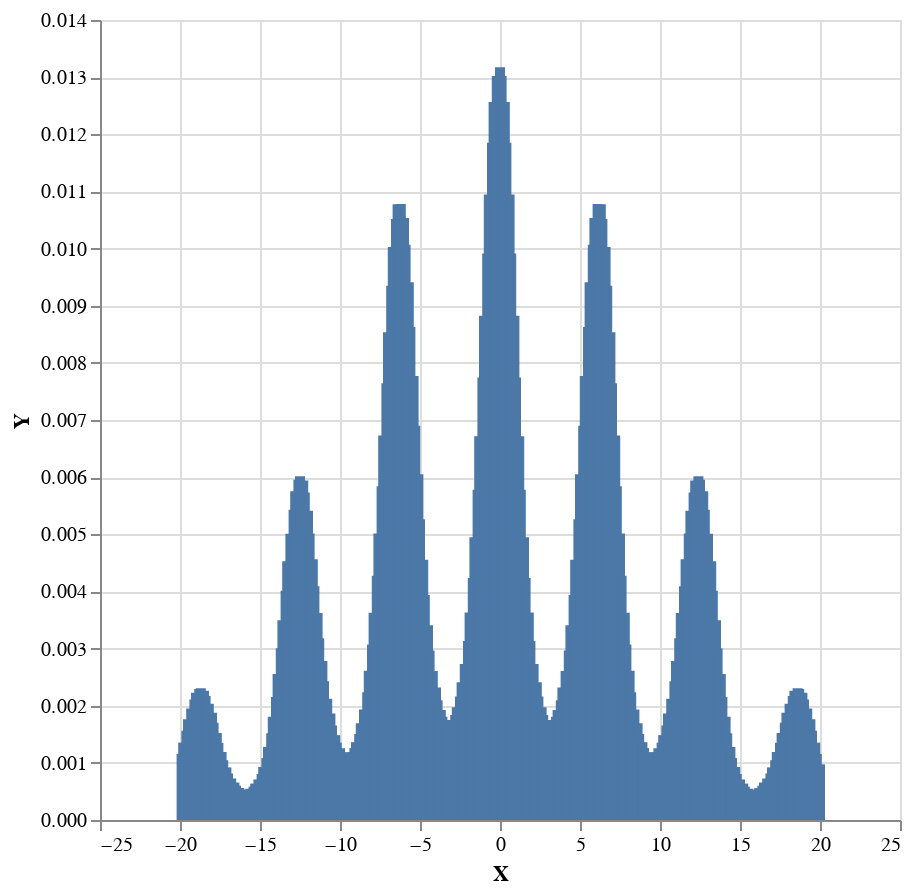

Here is the notebook cell this chart was saved with:
### Markdown cell above
Or this unusual distribution with $p(x) \propto N(x;0,4)*e^{cos(x)}$:

### Code cell
model4 :: MonadInfer m => m Double
model4 = do

    x <- normal 0 10
    factor $ Exp (cos x )
    return x

plot $ Control.Monad.Bayes.Integrator.histogram 400 0.1 model4

### Figure 1 — Vega-Lite specification as saved in the notebook (floating-point values rounded to 4 significant figures; data arrays with more than 128 entries replaced by an {"elided": "..."} marker saying what was removed)
{"$schema": "https://vega.github.io/schema/vega-lite/v4.json", "data": {"values": {"elided": "400 records"}}, "encoding": {"x": {"field": "X", "type": "quantitative"}, "y": {"field": "Y", "type": "quantitative"}}, "height": 400, "mark": "bar", "width": 400}
